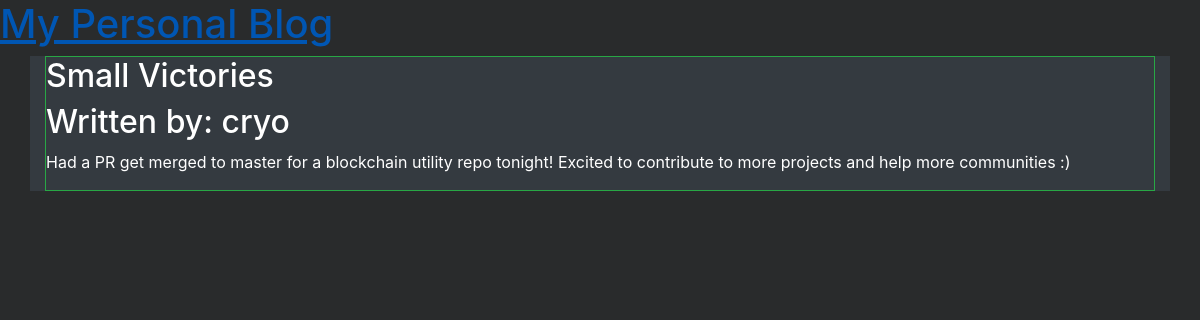
Page /article/5 on the committed database.
### articles/models.py (models this page shows, shortened)
class Article(models.Model):
    author = models.ForeignKey('auth.user', on_delete = models.CASCADE,)
    title = models.CharField(max_length=100) # A title for the blog post/article.
    date = models.DateTimeField(default=datetime.now()) # Sets the date at time of posting for chronological organization
    body = models.TextField() # You know.

### articles/views.py (the view)
# urls.py: path('article/<int:pk>', views.ArticleDetailView.as_view(), name='detail') # this path opens a unique URL for the detailed view into the article.
class ArticleDetailView(DetailView):
    model = Article
    template_name = 'detail.html'

### templates/detail.html (shortened to what this page needs)
{% load static %}
 <!DOCTYPE html>
 <html lang="en">
 <head>
  <link rel="stylesheet" href="https://maxcdn.bootstrapcdn.com/bootstrap/4.5.2/css/bootstrap.min.css">
   <link rel="stylesheet" href="{% static 'css/style.css' %}">
 </head>
 <body>
     <header>
       <h1> <a href="{% url 'home' %}">My Personal Blog</a> </h1>
     </header>
     <div class="container bg-dark text-white">
     {% block content %}
         <div class="details border border-success">
         <h2>{{ article.title }}</h2>
         <h2>Written by: {{ article.author }}</h2>
         <p>{{ article.body }}</p>
         </div>
     {% endblock content %}
     </div>
 </body>
 </html>

### static/css/style.css (style rules this page uses)
body { background-color: #292b2c; color: #f7f7f7; }
a { color:#f7f7f7; }

### rows in the picture
Article: title "Small Victories", author "cryo", body "Had a PR get merged to master for a blockchain utility repo tonight! Excited to contribute to more projects and help more communities :)"
